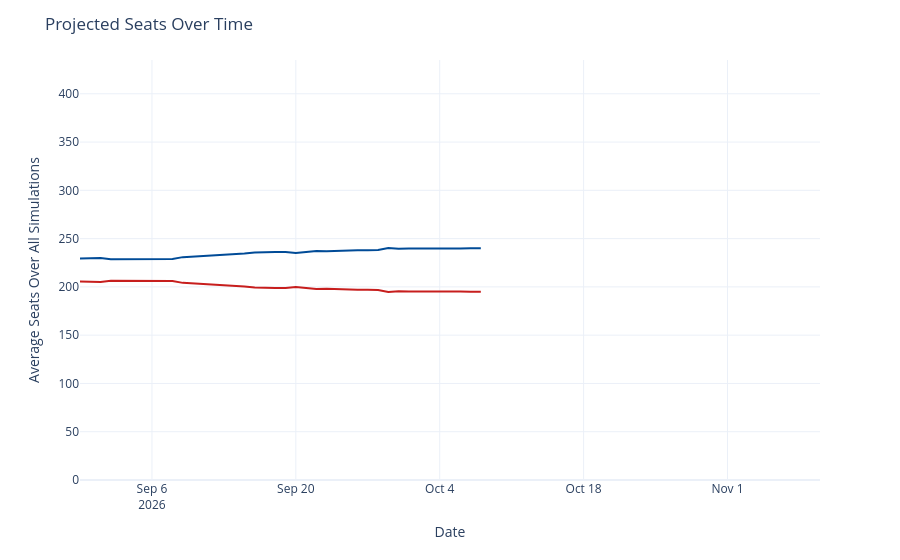

Notebook code for this chart:
### Code cell
seats_over_time = output_ts[(output_ts['geo'] == 'US House') &
                             (output_ts['type'] == 'seats')]
seats_over_time['rep_seats'] = seats_over_time['y'].map(lambda x: 435 - x)
seats_over_time = seats_over_time.rename({'y': 'Democrats', 'rep_seats': 'Republicans'}, axis=1)
seats_time_ser = px.line(seats_over_time, x='date', y=['Democrats', 'Republicans'], template='plotly_white',
                        color_discrete_map={'Democrats': '#004b97', 'Republicans': '#c71e1d'},)
seats_time_ser.update_traces(hovertemplate="%{y:.1f}")
seats_time_ser.update_layout(
    xaxis=dict(range=[pd.to_datetime('2026-08-30'), pd.to_datetime('2026-11-10')]),
    yaxis=dict(range=[0, 435]),
    xaxis_title='Date',
    yaxis_title='Average Seats Over All Simulations',
    title=dict(text="Projected Seats Over Time"),
    hovermode="x",
    showlegend=False
)
seats_time_ser

### Figure 1 — Plotly figure (JSON) as saved in the notebook; plotly's stock layout.template omitted (floating-point values rounded to 4 significant figures)
{"data": [{"hovertemplate": "%{y:.1f}", "legendgroup": "Democrats", "line": {"color": "#004b97", "dash": "solid"}, "marker": {"symbol": "circle"}, "mode": "lines", "name": "Democrats", "orientation": "v", "showlegend": true, "type": "scatter", "x": ["2026-08-30", "2026-08-31", "2026-09-01", "2026-09-02", "2026-09-03", "2026-09-04", "2026-09-05", "2026-09-06", "2026-09-07", "2026-09-08", "2026-09-09", "2026-09-14", "2026-09-15", "2026-09-16", "2026-09-17", "2026-09-18", "2026-09-19", "2026-09-20", "2026-09-21", "2026-09-22", "2026-09-23", "2026-09-24", "2026-09-25", "2026-09-26", "2026-09-27", "2026-09-28", "2026-09-29", "2026-09-30", "2026-10-01", "2026-10-02", "2026-10-03", "2026-10-04", "2026-10-05", "2026-10-06", "2026-10-07", "2026-10-08"], "xaxis": "x", "y": [229.4, 230.0, 230.0, 228.5, 228.5, 228.7, 228.7, 228.9, 228.8, 228.9, 230.8, 233.6, 234.7, 235.7, 236.2, 236.1, 236.0, 235.0, 236.2, 237.2, 236.9, 237.4, 237.9, 237.9, 237.9, 238.2, 240.4, 239.5, 239.7, 239.6, 239.5, 239.7, 239.8, 239.7, 240.1, 240.1], "yaxis": "y"}, {"hovertemplate": "%{y:.1f}", "legendgroup": "Republicans", "line": {"color": "#c71e1d", "dash": "solid"}, "marker": {"symbol": "circle"}, "mode": "lines", "name": "Republicans", "orientation": "v", "showlegend": true, "type": "scatter", "x": ["2026-08-30", "2026-08-31", "2026-09-01", "2026-09-02", "2026-09-03", "2026-09-04", "2026-09-05", "2026-09-06", "2026-09-07", "2026-09-08", "2026-09-09", "2026-09-14", "2026-09-15", "2026-09-16", "2026-09-17", "2026-09-18", "2026-09-19", "2026-09-20", "2026-09-21", "2026-09-22", "2026-09-23", "2026-09-24", "2026-09-25", "2026-09-26", "2026-09-27", "2026-09-28", "2026-09-29", "2026-09-30", "2026-10-01", "2026-10-02", "2026-10-03", "2026-10-04", "2026-10-05", "2026-10-06", "2026-10-07", "2026-10-08"], "xaxis": "x", "y": [205.6, 205.0, 205.0, 206.5, 206.5, 206.3, 206.3, 206.1, 206.2, 206.1, 204.2, 201.4, 200.3, 199.3, 198.8, 198.9, 199.0, 200.0, 198.8, 197.8, 198.1, 197.6, 197.1, 197.1, 197.1, 196.8, 194.6, 195.5, 195.3, 195.4, 195.5, 195.3, 195.2, 195.3, 194.9, 194.9], "yaxis": "y"}], "layout": {"hovermode": "x", "legend": {"title": {"text": "variable"}, "tracegroupgap": 0}, "margin": {"t": 60}, "showlegend": false, "title": {"text": "Projected Seats Over Time"}, "xaxis": {"anchor": "y", "domain": [0, 1], "range": ["2026-08-30T00:00:00", "2026-11-10T00:00:00"], "title": {"text": "Date"}}, "yaxis": {"anchor": "x", "domain": [0, 1], "range": [0, 435], "title": {"text": "Average Seats Over All Simulations"}}}}
